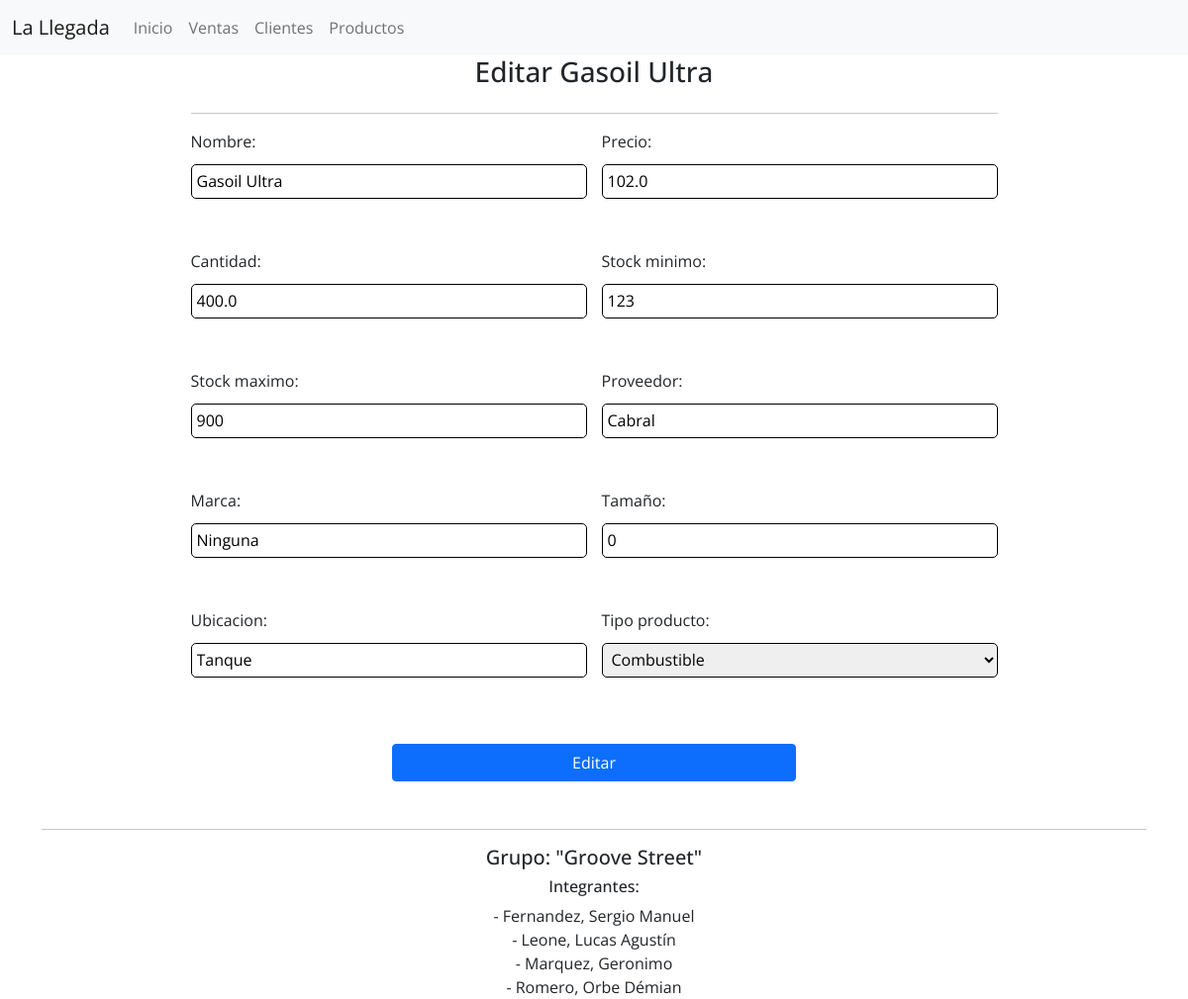
The page /productos/productos/editar/2/ on the database as committed earlier.
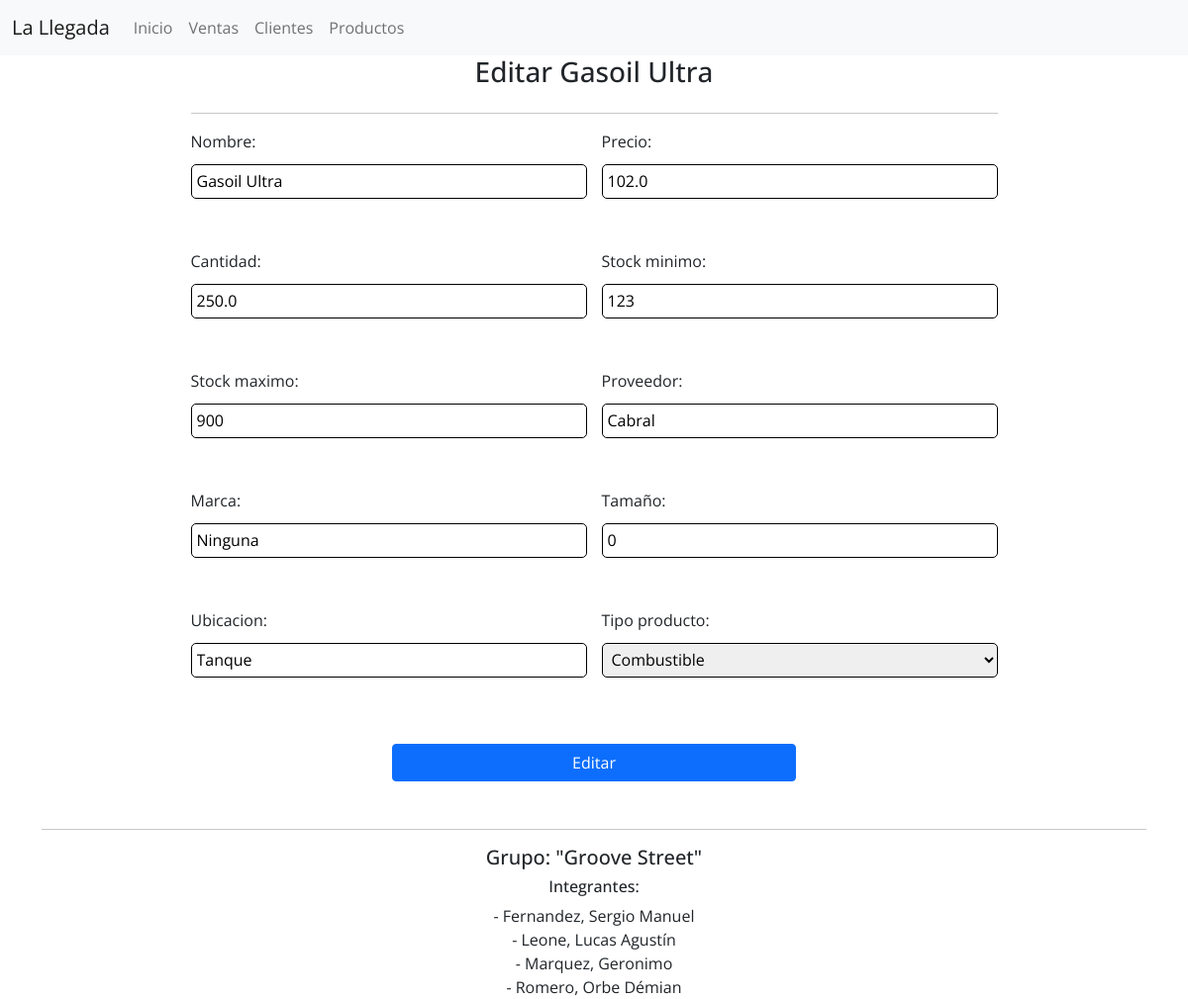
The same page on the database as committed later.
### productos/models.py (models this page shows, shortened)
class Product(LlegadaModel):
    nombre = models.CharField(max_length=100)
    precio = models.FloatField()
    cantidad = models.FloatField(validators=[MinValueValidator(0.0)])
    stock_minimo = models.IntegerField()
    stock_maximo = models.IntegerField()
    proveedor = models.CharField(max_length=100,)
    marca = models.CharField(max_length=100,)
    tamaño = models.CharField(blank=True, max_length=100)
    ubicacion = models.CharField(blank=True, max_length=150)
    tipo_producto = models.ForeignKey(
        KindOfProduct,
        on_delete=models.SET_NULL,
        null=True,
        blank=True
    )
    class Meta:
        verbose_name = 'Producto'
        verbose_name_plural = 'Productos'

class KindOfProduct(LlegadaModel):
    nombre = models.CharField(max_length=100,)
    descripcion = models.TextField(blank=True)
    def __str__(self):
        return self.nombre
    class Meta:
        verbose_name = 'Tipo de producto'
        verbose_name_plural = 'Tipos de productos'

### productos/views.py (the view)
class UpdateProductView(UpdateView):
    template_name = 'productos/update.html'
    model = Product
    fields = ('nombre', 'precio', 'cantidad', 'stock_minimo', 'stock_maximo', 'proveedor', 'marca', 'tamaño', 'ubicacion', 'tipo_producto')
    success_url = reverse_lazy('productos:list_products')
    context_object_name = 'producto'

### templates/productos/update.html (shortened to what this page needs)
{% extends 'base.html' %}
{% block body %}
    <div id="producto-create" class="container">
        <form method="POST" enctype="multipart/form-data" class="d-grid justify-content-center mb-5">
            <h3 class="text-center">Editar {{ producto.nombre }}</h3>
            <hr>
            <div class="forms">
                {{ form.as_p }}
            </div>
            <button type="submit" class="btn btn-primary btn-block mt-3">Editar</button>
        </form>
    </div>
{% endblock body %}

Rows that differ between the two databases and show on the page:
changed Product "Gasoil Ultra": cantidad "400.0" → "250.0"
